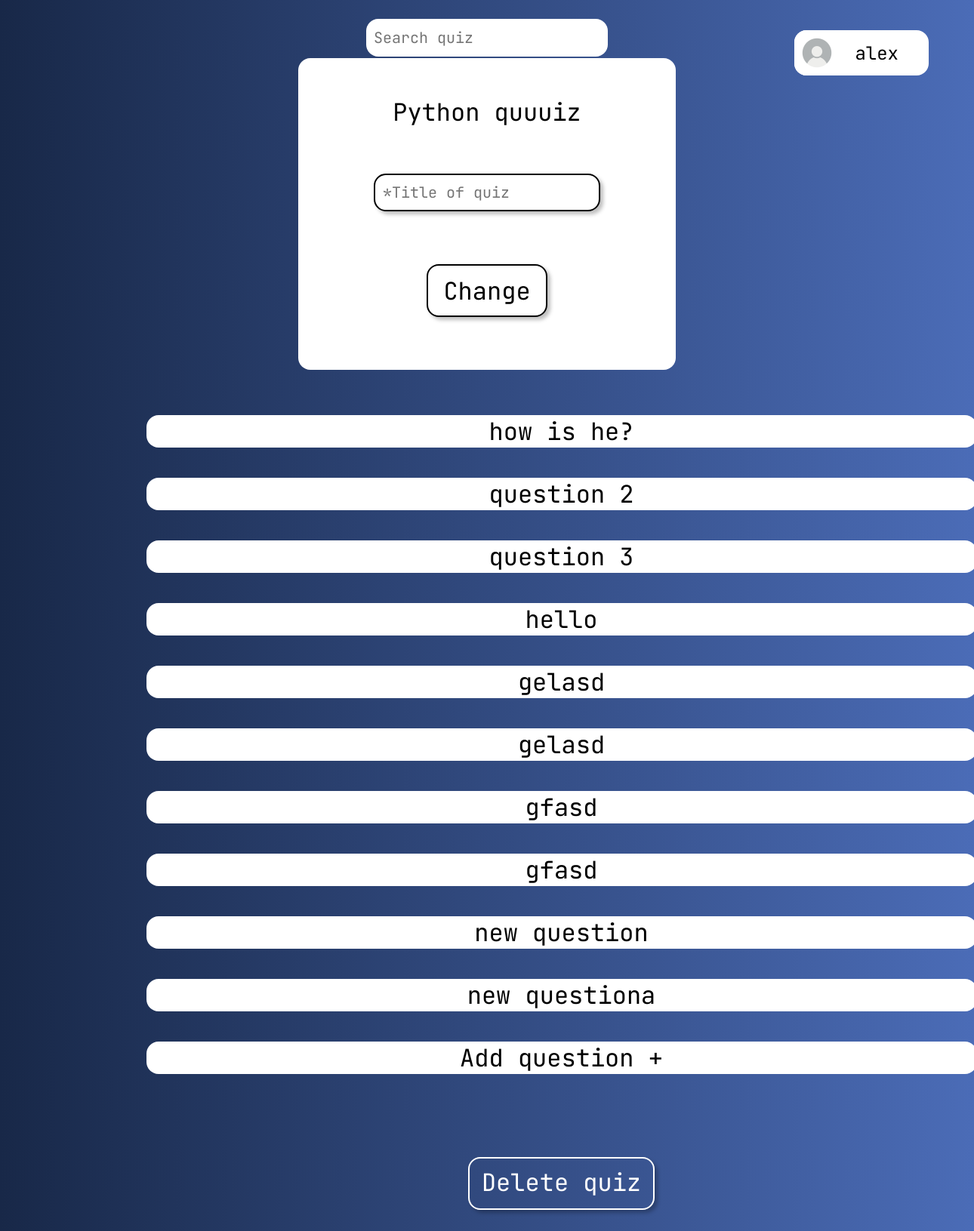
Page /quiz/1/change/ (signed in) on the earlier database version.
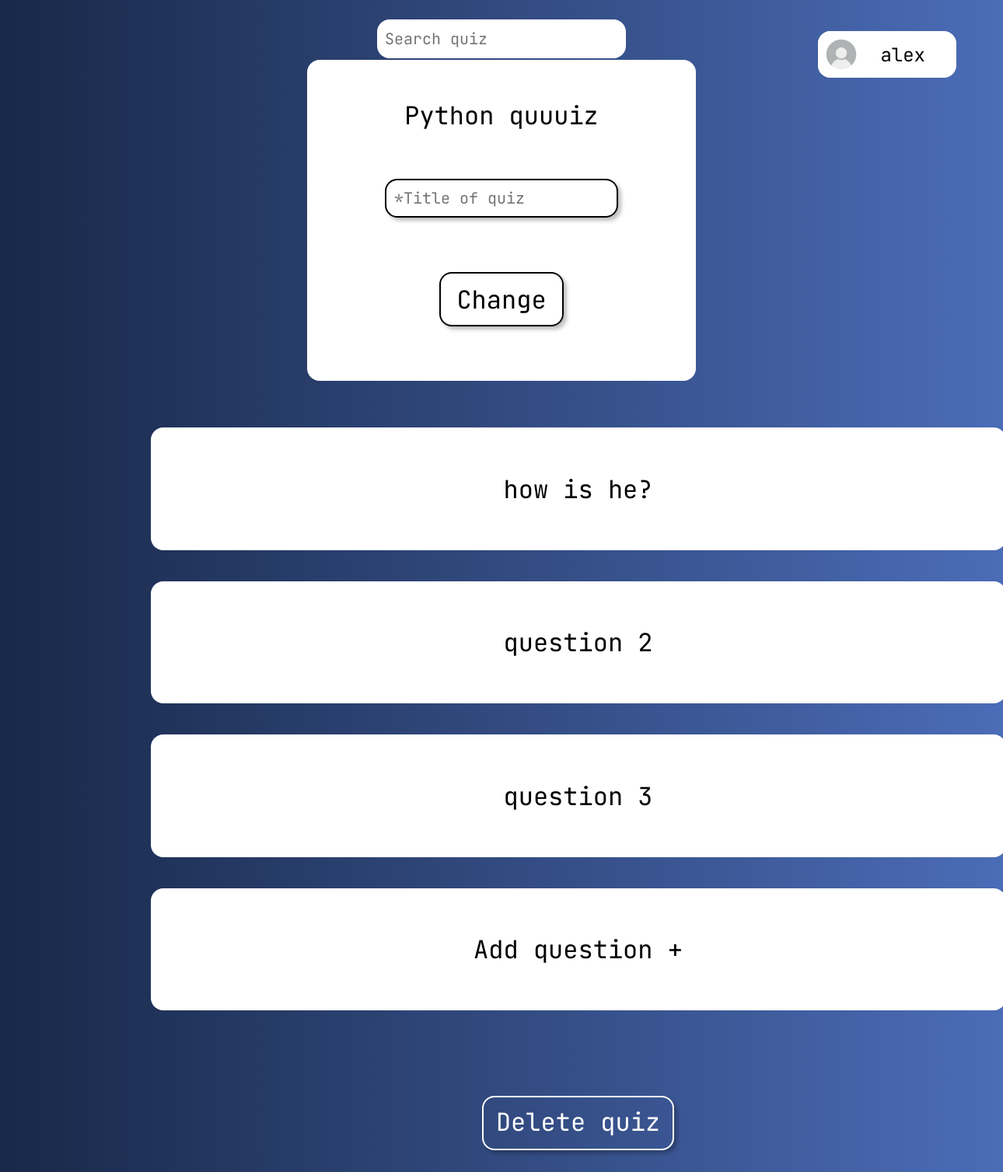
Same page on the later database version.
### quiz_app/models.py (models this page shows, shortened)
class Question(models.Model):
    id = models.AutoField(primary_key=True)
    quiz = models.ForeignKey(Quiz, on_delete=models.CASCADE)
    content = models.TextField()
    content_image = models.ImageField(upload_to='question_images/', blank=True, null=True)
    class Meta:
        verbose_name_plural = "Questions"

### quiz_app/views.py (the view)
# urls.py: path("quiz/<int:quiz_id>/change/", quiz_change, name="quiz_change"),
@login_required(login_url='login')
def quiz_change(request, quiz_id):
    quiz = get_object_or_404(Quiz, pk=quiz_id)
    questions = Question.objects.filter(quiz=quiz)
    if request.method == "POST":
        new_title = request.POST.get('title')
        quiz.title = new_title
        quiz.save()
        return redirect('quiz_change', quiz_id=quiz.id)
    context = {'quiz': quiz, 'questions': questions}
    return render(request, 'quiz_app/quiz/quiz_change.html', context)

### quiz_app/templates/quiz_app/quiz/quiz_change.html (shortened to what this page needs)
{% extends 'quiz_app/base.html' %}
{% load static %}
{% block styles %}
    <link rel="stylesheet" href="{% static 'quiz_app/css/quiz.css' %}">
{% endblock %}
{% block content %}
<div class="change-title">
    <form class="form" action="" method="POST">
        <p class="form-title">{{quiz.title}}</p>
        <input class="quiz-input create-quiz-input" type="text" name="title" placeholder="*Title of quiz" required>
        <button class="quiz-btn" type="submit">Change</button>
    </form>
</div>
<div class="questions">
    {% for question in questions %}
        <div class="question">
            <a href="{% url 'quiz_change_question' quiz_id=quiz.id question_id=question.id %}">{{question.content}}</a>
        </div>
    {% endfor %}
    <div class="question">
        <a href="{% url 'quiz_add_question' quiz_id=quiz.id %}">Add question +</a>
    </div>
    <div class="delete-quiz answer-add-div">
        <a href="{% url 'quiz_delete' quiz_id=quiz.id %}" class="quiz-btn add-answer">Delete quiz</a>
    </div>
</div>
{% endblock %}

Differences in the rows shown:
removed Question: content "hello"
removed Question: content "gelasd"
removed Question: content "gelasd"
removed Question: content "gfasd"
removed Question: content "gfasd"
removed Question: content "new question"
removed Question: content "new questiona"
